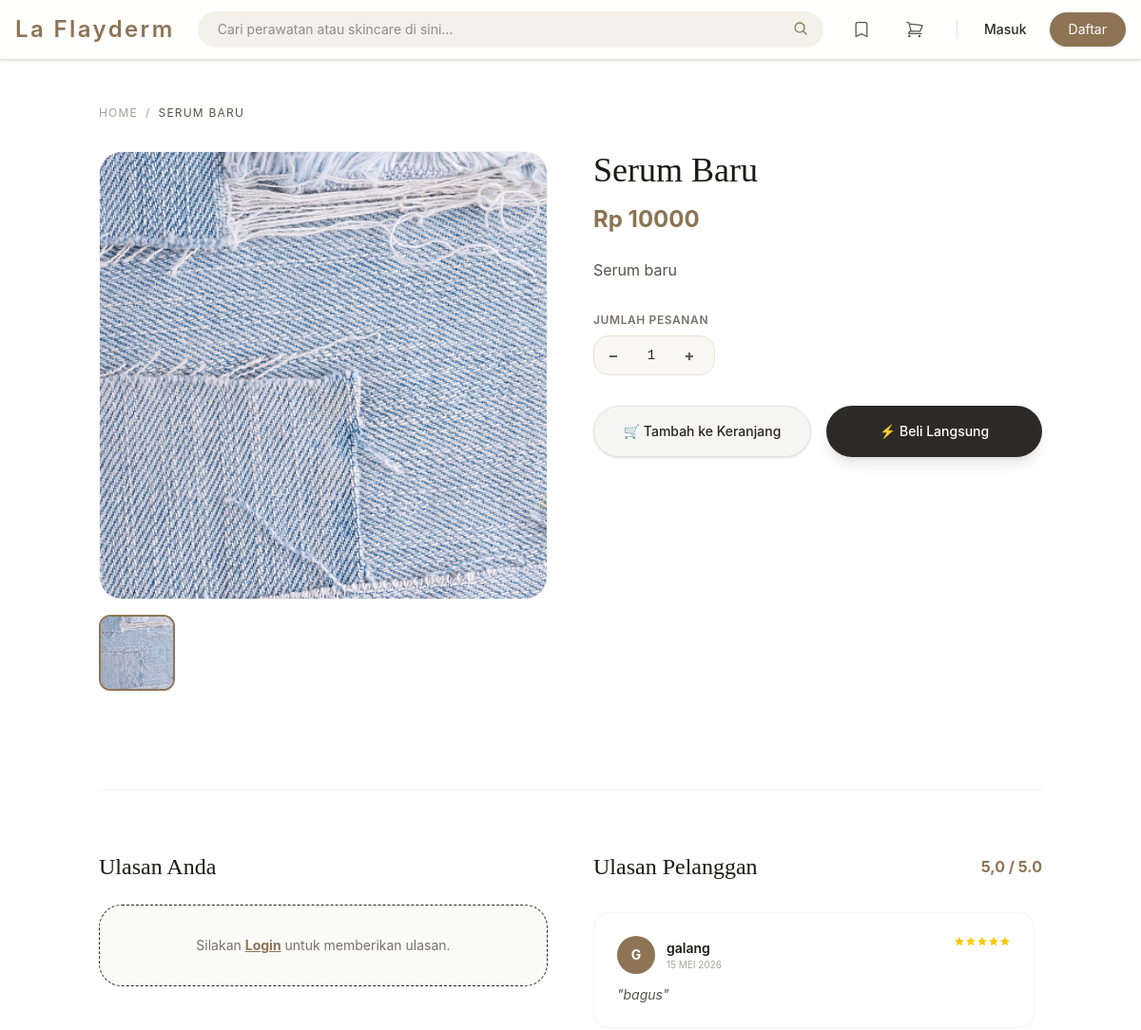
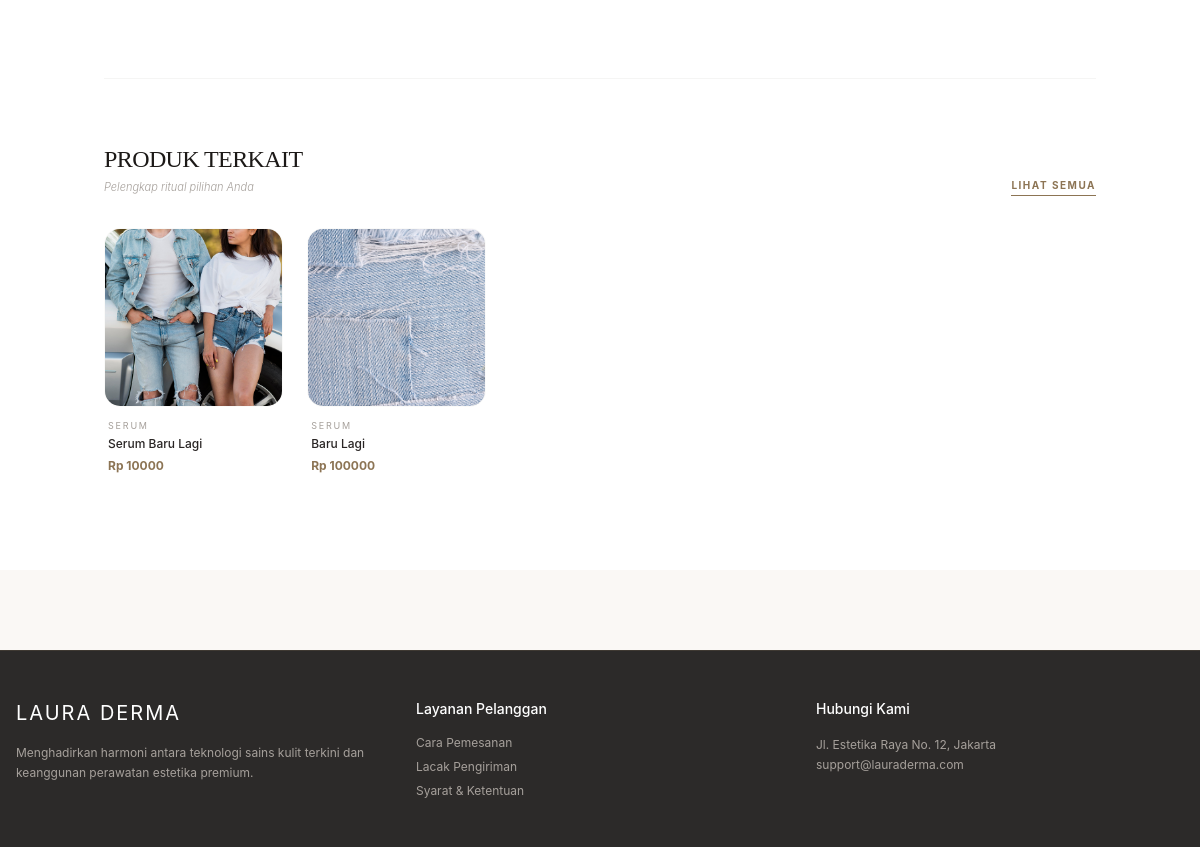
/produk/1/, run on an earlier commit of the app's database (2 pictures, top to bottom).
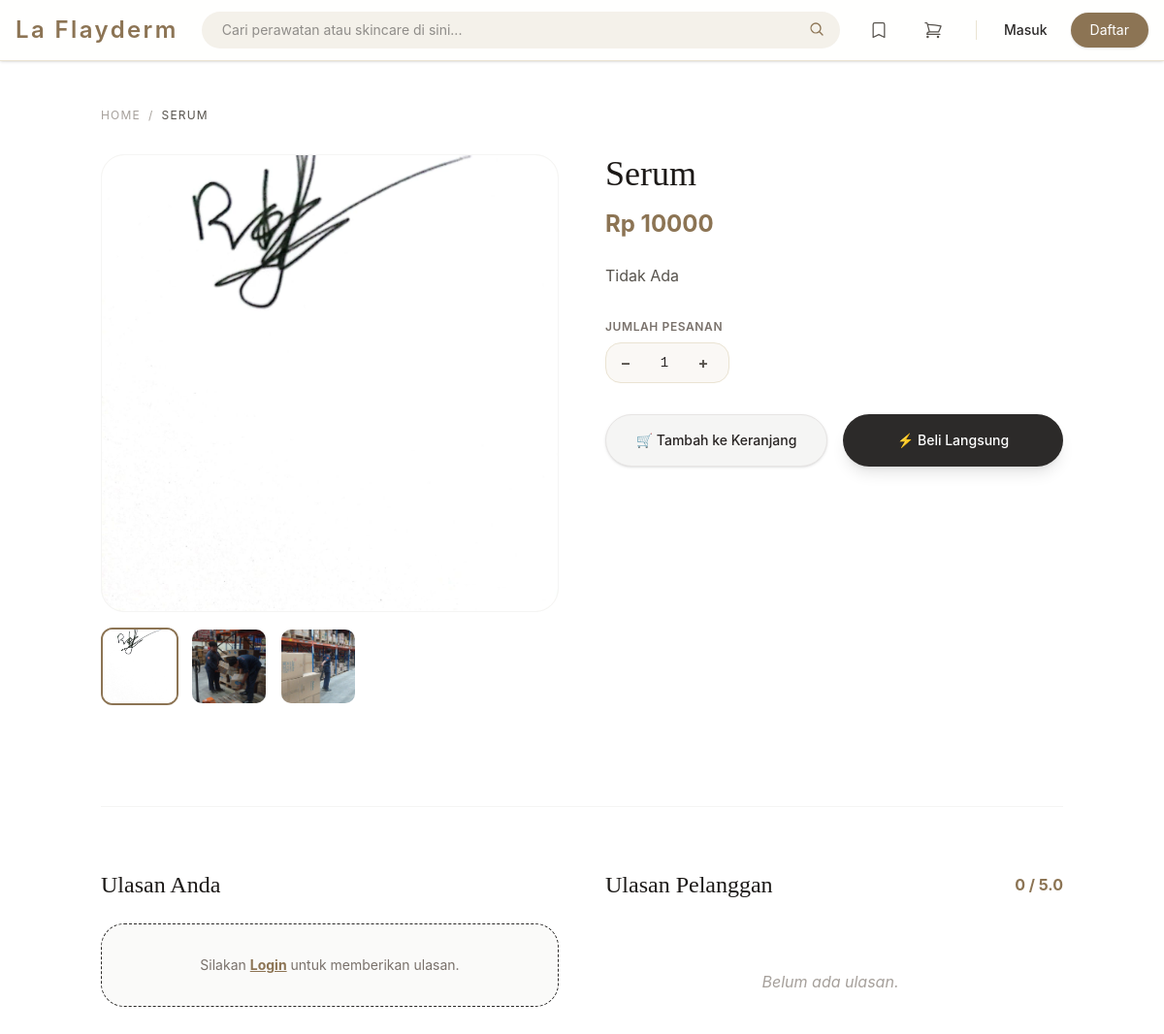
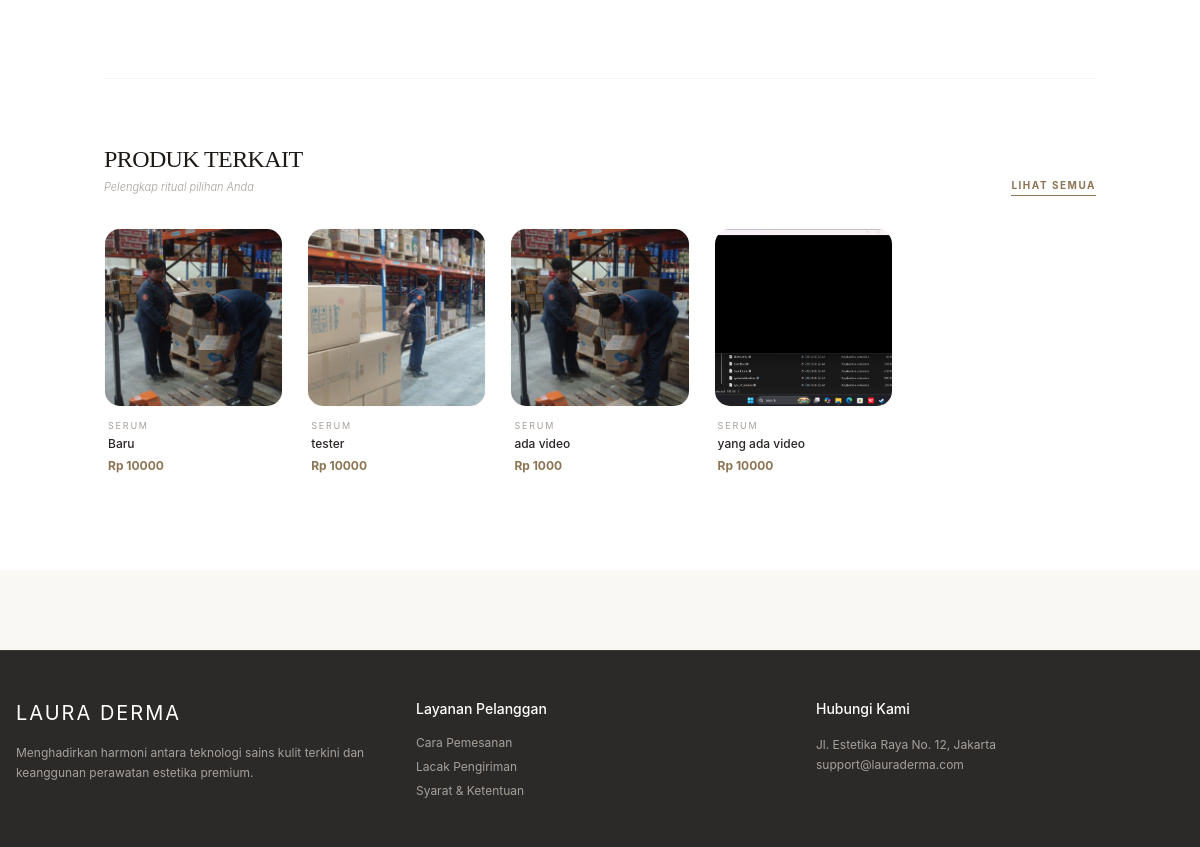
And on a later commit of the database (2 pictures, top to bottom).
### toko/models.py (models this page shows, shortened)
class Produk(models.Model):
    kategori = models.ForeignKey(Kategori, on_delete=models.SET_NULL, null=True, blank=True, related_name='produk')
    nama = models.CharField(max_length=200)
    slug = models.SlugField(unique=True, max_length=250)
    gambar = models.ImageField(upload_to='produk/thumbnails/', blank=True, null=True)
    video_produk = models.FileField(upload_to='produk/videos/', null=True, blank=True)
    deskripsi = models.TextField(blank=True, null=True)
    harga = models.IntegerField()  # Menggunakan integer agar pas untuk mata uang Rupiah
    stok = models.IntegerField(default=0)
    is_flash_sale = models.BooleanField(default=False) # Penanda untuk masuk bagian diskon
    dibuat_pada = models.DateTimeField(auto_now_add=True)
    flash_sale_end = models.DateTimeField(null=True, blank=True)
    class Meta:
        verbose_name_plural = "Produk"

class Review(models.Model):
    produk = models.ForeignKey(Produk, on_delete=models.CASCADE, related_name='reviews')
    user = models.ForeignKey(User, on_delete=models.CASCADE)
    rating = models.IntegerField(default=5) # 1 sampai 5
    komentar = models.TextField()
    tanggal = models.DateTimeField(auto_now_add=True)

class Kategori(models.Model):
    nama = models.CharField(max_length=100)
    slug = models.SlugField(unique=True, max_length=150)
    class Meta:
        verbose_name_plural = "Kategori" # Agar di halaman admin tulisannya rapi

class ProdukGambar(models.Model):
    produk = models.ForeignKey(Produk, on_delete=models.CASCADE, related_name='galeri')
    gambar = models.ImageField(upload_to='produk/galeri/')
    alt_text = models.CharField(max_length=255, blank=True, null=True)

### toko/views.py (the view)
# urls.py: path('produk/<int:id>/', detail_produk, name='detail_produk'),
def detail_produk(request, id):
    produk = get_object_or_404(Produk, id=id)
    produk_terkait = Produk.objects.filter(kategori=produk.kategori).exclude(id=id)[:4]
    is_wishlisted = False
    is_liked = False
    reviews = produk.reviews.all().order_by('-tanggal')
    rata_rata_rating = reviews.aggregate(Avg('rating'))['rating__avg'] or 0
    user_sudah_review = False
    if request.user.is_authenticated:
        is_wishlisted = Wishlist.objects.filter(user=request.user, produk=produk).exists()
        is_liked = Like.objects.filter(user=request.user, produk=produk).exists()
        user_sudah_review = Review.objects.filter(produk=produk, user=request.user).exists()
    context = {
        'produk': produk,
        'produk_terkait': produk_terkait,
        'reviews': reviews,
        'is_wishlisted': is_wishlisted,
        'is_liked': is_liked,
        'rata_rata_rating': round(rata_rata_rating, 1),
        'jumlah_review': reviews.count(),
        'user_sudah_review': user_sudah_review,
    }
    return render(request, 'detail_produk.html', context)

### toko/context_processors.py (called while the page is built)
def wishlist_count(request):
    if request.user.is_authenticated:
        count = Wishlist.objects.filter(user=request.user).count()
    else:
        count = 0
    return {'wish_count': count}

### templates/detail_produk.html (shortened to what the changed rows need)
{% extends 'base.html' %}
{% block content %}
<section class="py-12 bg-white">
    <div class="container mx-auto px-4">
        <nav class="flex mb-8 text-xs text-stone-400 uppercase tracking-widest">
            <a href="{% url 'home' %}" class="hover:text-[#8C7454]">Home</a>
            <span class="mx-2">/</span>
            <span class="text-stone-600">{{ produk.nama }}</span>
        </nav>
        <div class="flex flex-col lg:flex-row gap-12">
            <div class="lg:w-1/2">
                <div class="sticky top-24">
                    <div class="aspect-square rounded-3xl overflow-hidden bg-[#F4F1EA] mb-4 border border-stone-100 flex items-center justify-center relative">
                        {% if produk.gambar %}
                            <img id="main-image" src="{{ produk.gambar.url }}"
                                class="w-full h-full object-cover transition-opacity duration-300 {% if produk.video_produk %}hidden{% endif %}">
                        {% endif %}
                    </div>
                    <div class="flex gap-3 overflow-x-auto pb-2 scrollbar-hide">
                        {% if produk.gambar %}
                        <div class="w-20 h-20 flex-shrink-0 rounded-xl overflow-hidden cursor-pointer border-2 {% if not produk.video_produk %}border-[#8C7454]{% else %}border-transparent{% endif %} hover:border-stone-300 thumbnail-item"
                            onclick="changeImage('{{ produk.gambar.url }}', this)">
                            <img src="{{ produk.gambar.url }}" class="w-full h-full object-cover">
                        </div>
                        {% endif %}
                        {% if produk.galeri.all %}
                            {% for item in produk.galeri.all %}
                            <div class="w-20 h-20 flex-shrink-0 rounded-xl overflow-hidden cursor-pointer border-2 border-transparent hover:border-stone-300 thumbnail-item"
                                onclick="changeImage('{{ item.gambar.url }}', this)">
                                <img src="{{ item.gambar.url }}" class="w-full h-full object-cover">
                            </div>
                            {% endfor %}
                        {% endif %}
                    </div>
                </div>
            </div>
            <div class="lg:w-1/2">
                <h1 class="text-4xl font-serif text-stone-900 mb-4">{{ produk.nama }}</h1>
                <p class="text-2xl font-bold text-[#8C7454] mb-6">Rp {{ produk.harga }}</p>
                <div class="text-stone-600 leading-relaxed mb-8 prose prose-sm">
                    {{ produk.deskripsi|linebreaks }}
                </div>
                <form action="{% url 'tambah_ke_keranjang' produk.id %}" method="POST" class="space-y-6 mb-10">
                    <div class="space-y-2">
                    </div>
                    <div class="flex flex-col sm:flex-row gap-4 pt-2">
                    </div>
                </form>
            </div>
        </div>
        <section class="mt-24 border-t border-stone-100 pt-16">
            <div class="flex flex-col lg:flex-row justify-between gap-12">
                <div class="w-full lg:w-1/2">
                    <div class="flex items-center justify-between mb-8">
                        <h3 class="text-2xl font-serif text-stone-900">Ulasan Pelanggan</h3>
                        <span class="text-[#8C7454] font-bold">{{ rata_rata_rating|default:"0" }} / 5.0</span>
                    </div>
                    <div id="reviewContainer" class="space-y-6 max-h-[500px] overflow-y-auto pr-2 scrollbar-thin">
                        {% for review in reviews %}
                        <div class="bg-white border border-stone-100 p-6 rounded-2xl">
                            <div class="flex justify-between items-start mb-3">
                                <div class="flex items-center gap-3">
                                    <div class="w-10 h-10 rounded-full bg-[#8C7454] flex items-center justify-center text-white font-bold text-sm">
                                        {{ review.user.username|slice:":1"|upper }}
                                    </div>
                                    <div>
                                        <p class="font-semibold text-stone-900 text-sm">{{ review.user.username }}</p>
                                        <p class="text-[10px] text-stone-400 uppercase">{{ review.tanggal|date:"d M Y" }}</p>
                                    </div>
                                </div>
                                <div class="flex text-yellow-400">
                                    {% for i in "12345" %}
                                    <svg class="w-3 h-3 {% if forloop.counter <= review.rating %}fill-current{% else %}text-stone-200{% endif %}" viewBox="0 0 20 20"><path d="M9.049 2.927c.3-.921 1.603-.921 1.902 0l1.07 3.292a1 1 0 00.95.69h3.462c.969 0 1.371 1.24.588 1.81l-2.8 2.034a1 1 0 00-.364 1.118l1.07 3.292c.3.921-.755 1.688-1.54 1.118l-2.8-2.034a1 1 0 00-1.175 0l-2.8 2.034c-.784.57-1.838-.197-1.539-1.118l1.07-3.292a1 1 0 00-.364-1.118L2.98 8.72c-.783-.57-.38-1.81.588-1.81h3.461a1 1 0 00.951-.69l1.07-3.292z" /></svg>
                                    {% endfor %}
                                </div>
                            </div>
                            <p class="text-stone-600 text-sm italic">"{{ review.komentar }}"</p>
                        </div>
                        {% empty %}
                        <p id="no-review" class="text-stone-400 italic text-center py-10">Belum ada ulasan.</p>
                        {% endfor %}
                    </div>
                </div>
            </div>
        </section>
        {% if produk_terkait %}
            <div class="mt-20 border-t border-stone-100 pt-16 pb-12">
                <div class="flex items-end justify-between mb-8">
                    <div>
                        <h2 class="text-xl md:text-2xl font-serif text-stone-900 uppercase tracking-tight">Produk Terkait</h2>
                    </div>
                </div>
                <div class="grid grid-cols-2 sm:grid-cols-3 md:grid-cols-4 lg:grid-cols-5 gap-6">
                    {% for p in produk_terkait %}
                    <div class="group">
                        <div class="relative aspect-square rounded-2xl overflow-hidden bg-[#FAF8F5] mb-3 border border-stone-50 transition-all duration-300 group-hover:shadow-md">
                        </div>
                        <div class="px-1">
                            <p class="text-[9px] text-stone-400 uppercase tracking-[0.2em] mb-1">{{ p.kategori.nama }}</p>
                            <a href="{% url 'detail_produk' p.id %}">
                                <h4 class="text-xs font-medium text-stone-800 group-hover:text-[#8C7454] transition-colors line-clamp-1">
                                    {{ p.nama }}
                                </h4>
                            </a>
                            <p class="text-[#8C7454] text-xs font-bold mt-1.5">Rp {{ p.harga }}</p>
                        </div>
                    </div>
                    {% endfor %}
                </div>
            </div>
        {% endif %}
    </div>
</section>
{% endblock %}

What changed in the data, as far as the page shows it:
removed Review: user.username "G", user.username "galang", tanggal "15 MEI 2026", rating 5 (drawn), komentar "bagus"
changed Produk: nama "SERUM BARU" → "SERUM"; gambar: a different picture; nama "Serum Baru" → "Serum"; deskripsi "Serum baru" → "Tidak Ada"
now on this page (row edited): ProdukGambar: gambar (picture)
now on this page (row edited): ProdukGambar: gambar (picture)
added Produk: kategori.nama "SERUM", nama "Baru", harga "10000"
changed Produk: nama "Serum Baru Lagi" → "tester"
changed Produk: nama "Baru Lagi" → "ada video"; harga "100000" → "1000"
added Produk: kategori.nama "SERUM", nama "yang ada video", harga "10000"
Also different on the page:
{{ rata_rata_rating|default:"0" }}: "5,0" → "0"
text now shown: "Belum ada ulasan."
